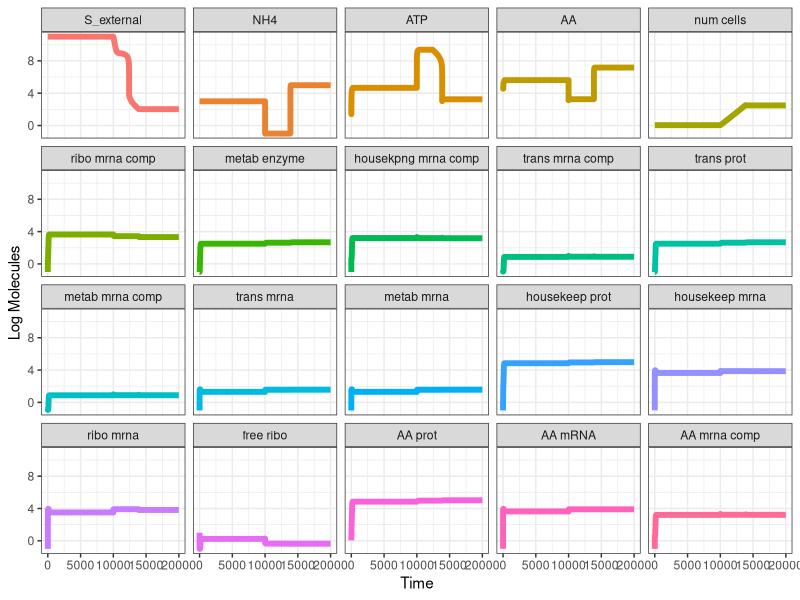

Write the R code that produced this figure. (Note: this script raises an error after producing the figure.)
# rm(list=ls())
# graphics.off()

library(ggplot2)
library(reshape2)
# library(gridExtra)
# library(cowplot)
# library(R.utils)

#pick a few points rom green cloud and plot all odes manually. try to find param combinations where reasonable end points. 
#use thresholds. try to increase k_cat_AA as wel as increasing k_a to keep ratio roughly the same


# important_data <- read.csv("param-sweep5-results.csv")
# raw_data <- read.csv("../data/0.1/param-sweep-0.1-0.1-0.1-0.1-1000.0-0.1.csv")#oscillation
# raw_data <- read.csv("../data/param-sweep-10.0-10.0-10.0-10.0-10.0-10.0.csv")
raw_data<- read.csv("../data/latest-output.csv")
# raw_data<- read.csv("multilevel-output.csv")

# raw_data<- important_data[-1]
sorted_data= raw_data[,order(names(raw_data))]
colnames(sorted_data)<- substring(names(sorted_data),6)

sorted_again<-sorted_data[,c("tamp","1","15","21","22","20","2","3","4","5","6","7","8","9","10","12","13","14","23","24","25")]
colnames(sorted_again)= c("timestep","S_external","NH4","ATP","AA","num cells","ribo mrna comp","metab enzyme","housekpng mrna comp","trans mrna comp","trans prot","metab mrna comp","trans mrna","metab mrna","housekeep prot","housekeep mrna","ribo mrna","free ribo","AA prot","AA mRNA","AA mrna comp")

# sorted_again<-sorted_data[,c("tamp","1","2","3","4","5","6","7","8","9","10","11","12","13","14","15","16","17","18","19","20","21","22","23","24","25")]
# colnames(sorted_again)= c("timestep","1S_external","2ribo mrna comp","3metab enzyme","4housekpng mrna comp","5trans mrna comp","6transporter prot","7metab mrna comp","8trans mrna","9metab mrna","10housekepng prot","11si","12housekpng mrna","13ribo mrna","14free ribo","15NH4 int","16nit mrna","17nit mrna comp","18nitrogenase","19cumulative NH4","20num cells","21ATP","22AA","23AA prot","24AA mRNA","25AA mrna comp")
short_data<- sorted_again[sorted_again$timestep > 0 ,]
short_data<- short_data[short_data$timestep < 31000 ,]

melted_data<- melt(sorted_again, id.var="timestep")
melted_short<- melt(short_data, id.var="timestep")

plt1 = ggplot(data = melted_short, aes(x = timestep, y = log10(value+0.1))) +theme_bw() +theme(legend.position = "none")+ labs(y="Log Molecules", x = "Time")+geom_line(aes(color = variable), size = 2)+ facet_wrap(~ variable, ncol = 5)
plt1

# important_data$un_ov<- 
# important_data$log_AA <- log(important_data$AminoAcid)+0.1
# important_data$log_atp <- log(important_data$ATP)+0.1
# plot(log10(sorted_again$`22AA`), log10(sorted_again$`21ATP`))#, col = sorted_again$timestep)
# plot(log10(important_data$AminoAcid), log10(important_data$ATP))
par(mfrow= c(2,1))
# times<- c(1,1000)
plot(log10(sorted_again$`22AA`), x = sorted_again$timestep)#, xlim = times, main = "params all 1.0")
plot(log10(sorted_again$`21ATP`),x = sorted_again$timestep)#, xlim = times)
plot(log10(sorted_again$`20num cells`),x = sorted_again$timestep)#, xlim = times)
# plot((sorted_again$`22AA`), (sorted_again$`21ATP`))

thresholded<- subset(important_data, important_data$AminoAcid >= 1 & important_data$ATP >= 1)
plot(log10(thresholded$AminoAcid), log10(thresholded$ATP), col = ceiling(log10(thresholded$k_a_NH4 +1)), main = "coloured by k_a_NH4")
legend(x = 7, y = 7, legend = c('0.1','10','1000'), pch = 1,col = unique(ceiling(log10(thresholded$k_a_NH4 +1))))

selected<- subset(important_data, log10(important_data$ATP)>6 & log10(important_data$AminoAcid)>5)
plot(log10(selected$AminoAcid), log10(selected$ATP))
max(selected$AminoAcid)

# under<- subset(important_data, important_data$AminoAcid < 1000 | important_data$ATP < 1000)
# plot(log(under$AminoAcid), log(under$ATP))
# 
# ordered<- thresholded[order(thresholded$AminoAcid,thresholded$ATP),]
# hist(log(ordered$k_ribo_a))
# 
# good_points<- subset(under, log10(under$ATP)>5.5)
# plot(log(good_points$AminoAcid), log(good_points$ATP))


moles<- 0.0015 #moles of ATP in an e coli
molecules<- moles * 6 *10^23

# selected<- subset(good_points, log(good_points$AminoAcid)> 5.24)
# plot(log(selected$AminoAcid), log(selected$ATP))

getmode(selected$k_ribo_a)
hist(log(selected$k_ribo_a))

getmode<- function(v){
  uniqv<- unique(v)
  uniqv[which.max(tabulate(match(v, uniqv)))]
  
}

# hists<- ggplot(under, aes(log(under$k_a_NH4) )) + geom_histogram(alpha = 0.2)
# hists

non_neg_data <- subset(important_data, important_data$AminoAcid >= 0 & important_data$ATP >= 0)
non_neg_data$log_AA<- log(non_neg_data$AminoAcid)
non_neg_data$log_ATP<- log(non_neg_data$ATP)
non_neg_data$product<- as.numeric(as.character(non_neg_data[,3]))* as.numeric(as.character(non_neg_data[,4]))* as.numeric(as.character(non_neg_data[,5]))* as.numeric(as.character(non_neg_data[,6]))* as.numeric(as.character(non_neg_data[,7]))* as.numeric(as.character(non_neg_data[,8]))* as.numeric(as.character(non_neg_data[,9]))
non_neg_data$product_col<- log(non_neg_data$product)
non_neg_data$product_col<- non_neg_data$product_col - min(non_neg_data$product_col)

# plt <- ggplot(data = non_neg_data, aes(x = k_ribo_AA_a, y = , colour = AminoAcid)) +geom_point() +facet_grid(rows = non_neg_data$k_ribo_a)
# plt
# plot(x = important_data$k_ribo_AA_a, y = important_data$k_ribo_a_AA, col = important_data$AminoAcid)
plot(x = non_neg_data$AminoAcid, y = non_neg_data$ATP)
plot(x = non_neg_data$log_AA, y = non_neg_data$log_ATP)#, col = non_neg_data$k_ribo_AA_a, main = "colored by k_a_NH4")
plot(x = non_neg_data$log_AA, y = non_neg_data$log_ATP, col = non_neg_data$k_cat_AA ,main = "colored by k_cat_AA")



df1<- subset(thresholded, thresholded$k_a_NH4== '0.1')
df2<- subset(thresholded, thresholded$k_a_NH4== '10')
df3<- subset(thresholded, thresholded$k_a_NH4== '1000')
plot(x = log10(df1$AminoAcid), y = log10(df1$ATP), main = "k_a_NH4 = 0.1")
plot(x = log10(df2$AminoAcid), y = log10(df2$ATP), main = "k_a_NH4 = 10")
plot(x = log10(df3$AminoAcid), y = log10(df3$ATP), main = "k_a_NH4 = 1000")


hist(x = log10(non_neg_data$k_cat_AA))
hist(x = non_neg_data$AminoAcid)

boxplot(non_neg_data$log_AA ~ non_neg_data$log_ATP)



# require(graphics); require(grDevices)
# x  <- as.matrix(mtcars)
# rc <- rainbow(nrow(x), start = 0, end = .3)
# cc <- rainbow(ncol(x), start = 0, end = .3)
# hv <- heatmap(x, col = cm.colors(256), scale = "column",
#               RowSideColors = rc, ColSideColors = cc, margins = c(5,10),
#               xlab = "specification variables", ylab =  "Car Models",
#               main = "heatmap(<Mtcars data>, ..., scale = \"column\")")
# utils::str(hv) # the two re-ordering index vectors


